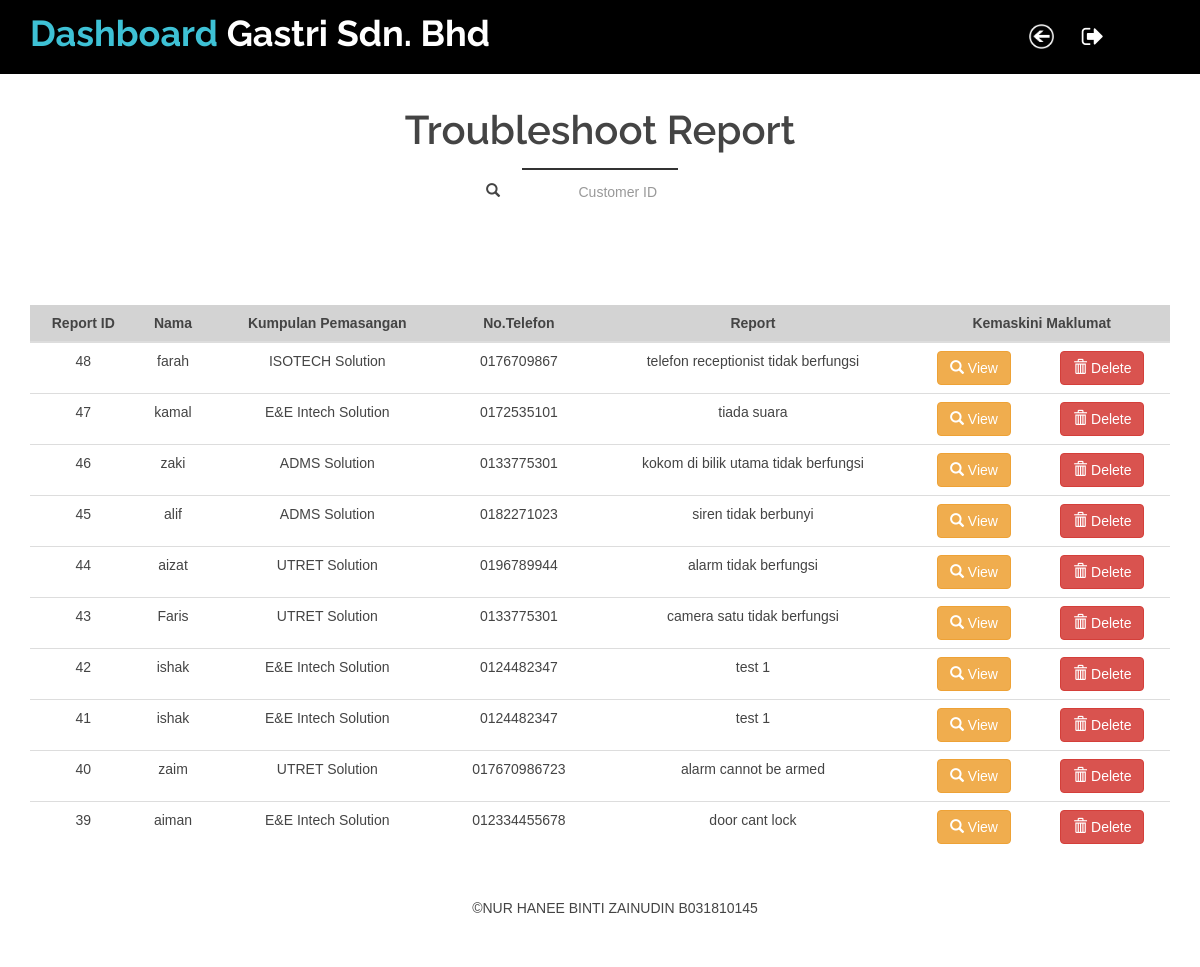
Page /troubleshoot.php on the committed database.
### tables this page shows
CREATE TABLE `custb` (
  `tbID` int(11) NOT NULL,
  `id` varchar(11) NOT NULL,
  `Nama` varchar(50) NOT NULL,
  `email` varchar(250) NOT NULL,
  `pNo` varchar(50) NOT NULL,
  `Alamat` varchar(50) NOT NULL,
  `Poskod` varchar(50) NOT NULL,
  `Bandar` varchar(50) NOT NULL,
  `Negeri` varchar(50) NOT NULL,
  `InstallTeam` varchar(50) NOT NULL,
  `installType` varchar(50) NOT NULL,
  `installDate` date NOT NULL,
  `Remark` varchar(250) NOT NULL
);

### troubleshoot.php (the view, shortened to what this page needs)
<?php
if(isset($_POST['search']))
{
    $valueToSearch = $_POST['valueToSearch'];
    $query = "SELECT * FROM `custb` WHERE CONCAT('tbID ','id','Nama','email','pNo','Alamat','Poskod','Bandar','Negeri','InstallTeam','installType','installDate')
    LIKE '%".$valueToSearch."%'";
    $search_result = filterTable($query);
}
 else {
    $query = "SELECT * FROM `custb` GROUP BY tbID DESC";
    $search_result = filterTable($query);
}
function filterTable($query)
{
    $connect = mysqli_connect("localhost", "root", "", "dashboardg");
    $filter_Result = mysqli_query($connect, $query);
    return $filter_Result;
}
?>
<!doctype html>
<html lang="en">
<head>
  <link href="lib/bootstrap/css/bootstrap.min.css" rel="stylesheet">
  <link href="lib/nivo-slider/css/nivo-slider.css" rel="stylesheet">
  <link href="lib/owlcarousel/owl.carousel.css" rel="stylesheet">
  <link href="lib/owlcarousel/owl.transitions.css" rel="stylesheet">
  <link href="lib/font-awesome/css/font-awesome.min.css" rel="stylesheet">
  <link href="lib/animate/animate.min.css" rel="stylesheet">
  <link href="lib/venobox/venobox.css" rel="stylesheet">
  <link href="css/nivo-slider-theme.css" rel="stylesheet">
  <link href="css/stylee.css" rel="stylesheet">
  <link href="css/responsive.css" rel="stylesheet">
</head>
<body data-spy="scroll" data-target="#navbar-example">
   <header>
    <div id="sticker" class="header-area" style="background-color:black;">
      <div class="container">
        <div class="row">
          <div class="col-md-12 col-sm-12">
            <nav class="navbar navbar-default">
              <div class="navbar-header">
                 <a class="navbar-brand page-scroll sticky-logo" href="dashboard2.php">
					<h1><span>Dashboard</span> Gastri Sdn. Bhd</h1>
								</a>
              </div>
              <div class="collapse navbar-collapse main-menu bs-example-navbar-collapse-1" id="navbar-example">
                <ul class="nav navbar-nav navbar-right">
                  <li class="active">
                  <a class="navbar-brand page-scroll sticky-logo" href="dashboard2.php#services">
                  <h1> <img src="img/back.png" height="25" width="25" alt="" title=""> </h1>
				  <li>
                    <a class="page-scroll" href="logout.php"><i class="fa fa-sign-out" style="font-size:24px" onclick="return confirm('Are you sure to logout?');"></i></a>
                  </li>
                </ul>
              </div>
            </nav>
          </div>
        </div>
      </div>
    </div>
  </header>
  <div id="services" class="services-area area-padding">
    <div class="container">
      <div class="row">
        <div class="col-md-12 col-sm-12 col-xs-12" style="background-color:white;">
          <div class="section-headline services-head text-center">
            <h2></br>Troubleshoot Report</h2>
          </div>
        </div>
      </div>
<form class="form-inline d-flex justify-content-center md-form form-sm mt-0" action="troubleshoot.php" method="post">
      <i class="glyphicon glyphicon-search" style="margin-left: 40% ; text-align: center"></i>
      <input class="form-control form-control-sm ml-3 w-75" id="myInput" onkeyup="myFunction()" type="text" name="valueToSearch" placeholder="Customer ID"
    aria-label="Nama Pelanggan" style="margin-left: 1% ; text-align: center">
      <br>
      <br>
      <br>
</form>
      <table class="table table-hover table-fixed .table-cell" id ="myTable1" style="text-align: left; width: 100%">
			          <thead class="thead-dark">
                <tr class="table-dark text-dark" style="text-align: center ; background-color: lightgrey">
                    <th style="text-align: center">Report ID</th>
                    <th style="text-align: center">Nama</th>
                    <th style="text-align: center">Kumpulan Pemasangan</th>
                    <th style="text-align: center">No.Telefon</th>
                    <th style="text-align: center" >Report</th>
                    <th style="text-align: center" colspan="4">Kemaskini Maklumat</th>
                </tr>
                </thead>
<br>
                <?php while($row = mysqli_fetch_array($search_result)):?>
                <tr>
				<td><?php echo $row['tbID'];?></td>
                    <td><?php echo $row['Nama'];?></td>
                    <td><?php echo $row['InstallTeam'];?></td>
                    <td><?php echo $row['pNo'];?></td>
                    <td colspan="2"><?php echo $row['Remark'];?></td>
                    <td>
                    <a type="button" class="btn btn-warning" href="viewtb.php?id=<?php echo $row["tbID"]; ?>" >
                    <span class="glyphicon glyphicon-search"></span> View</a>
                    </td>
          <td>
                    <a button type="button" class="btn btn-danger" href="delete.php?id=<?php echo $row["tbID"]; ?>"
                      onClick="return confirm('are you sure you want to delete??');">
                      <span class="glyphicon glyphicon-trash"></span> Delete</a>
                    </td>
                </tr>
                <?php endwhile;?>
            </table>
    <div class="footer-area-bottom" style="background-color:white;">
      <div class="container">
        <div class="row" style="background-color:white;">
          <div class="col-md-12 col-sm-12 col-xs-12" style="background-color:white;">
            <div class="copyright text-center" style="background-color:white;">
              <p>
                &copy;NUR HANEE BINTI ZAINUDIN B031810145</p>
            </div>
            <div class="credits">
              </div>
          </div>
        </div>
      </div>
    </div>
</body>
</html>

### css/stylee.css (style rules this page uses)
.table { width: 50%; margin: 30px auto; border-collapse: collapse; text-align: left; }
thead { padding: 15px; text-align: left; }
td { padding: 15px; text-align: center; }
html, body { height: 100%; }
img { max-width: 100%; height: auto; }
p { margin: 0 0 15px; color: #444; }
h1, h2, h3, h4, h5, h6 { font-family: 'Raleway', sans-serif; margin: 0 0 15px; color: #444; font-weight: 500; }
h1 { font-size: 48px; line-height: 50px; }
h2 { font-size: 38px; line-height: 40px; }
a { transition: all 0.3s ease 0s; text-decoration: none; }
body { background: #fff none repeat scroll 0 0; color: #444; font-family: 'Open Sans', sans-serif; font-size: 14px; text-align: left; overflow-x: hidden; line-height: 22px; }
ul { list-style: outside none none; margin: 0; padding: 0; }
input, select, textarea, input[type="text"], input[type="date"], input[type="url"], input[type="email"], input[type="password"], input[type="tel"], button, button[type="submit"] { -moz-appearance: none; box-shadow: none !important; }
.area-padding { padding: 70px 0px 80px; }
.section-headline h2 { display: inline-block; font-size: 40px; font-weight: 600; margin-bottom: 70px; position: relative; text-transform: capitalize; }
.section-headline h2::after { border: 1px solid #333; bottom: -20px; content: ""; left: 0; margin: 0 auto; position: absolute; right: 0; width: 40%; }
.header-area { position: absolute; top: 0; left: 0; width: 100%; height: auto; background: rgba(0, 0, 0, 0.40); z-index: 9; }
.navbar-header a.navbar-brand { height: 70px; padding: 15px 0; }
.main-menu ul.navbar-nav li { display: inline-block; padding: 0px 13px; }
.main-menu ul.navbar-nav li a { background: rgba(0, 0, 0, 0) none repeat scroll 0 0; color: #fff; font-size: 15px; font-weight: 500; padding: 24px 0px; text-transform: capitalize; letter-spacing: 1px; }
.navbar { border: medium none; margin-bottom: 0; }
.navbar-default { background: rgba(0, 0, 0, 0) none repeat scroll 0 0; }
.sticky-logo h1 { color: #fff; padding: 0; margin: 0; font-size: 36px; font-weight: bold; line-height: 1; }
.sticky-logo h1 span { color: #3ec1d5; }
.section-headline.services-head>h2 { margin-bottom: 25px; }
.footer-area-bottom { background: #f1f1f1 none repeat scroll 0 0; padding: 15px 0; }
.copyright>p { margin-bottom: 0; color: #444; }
.credits { padding-top: 5px; text-align: center; }
th { padding: 15px; text-align: left; }
* { margin: 0px; padding: 0px; box-sizing: border-box; }
body, html { height: 100%; font-family: sans-serif; }
a { margin: 0px; transition: all 0.4s; -webkit-transition: all 0.4s; -o-transition: all 0.4s; -moz-transition: all 0.4s; }
h1,h2,h3,h4,h5,h6 { margin: 0px; }
p { margin: 0px; }
ul, li { margin: 0px; list-style-type: none; }
input { display: block; outline: none; border: none !important; }

### rows in the picture
custb: tbID "48", Nama "farah", InstallTeam "ISOTECH Solution", pNo "0176709867", Remark "telefon receptionist tidak berfungsi"
custb: tbID "47", Nama "kamal", InstallTeam "E&E Intech Solution", pNo "0172535101", Remark "tiada suara"
custb: tbID "46", Nama "zaki", InstallTeam "ADMS Solution", pNo "0133775301", Remark "kokom di bilik utama tidak berfungsi"
custb: tbID "45", Nama "alif", InstallTeam "ADMS Solution", pNo "0182271023", Remark "siren tidak berbunyi"
custb: tbID "44", Nama "aizat", InstallTeam "UTRET Solution", pNo "0196789944", Remark "alarm tidak berfungsi"
custb: tbID "43", Nama "Faris", InstallTeam "UTRET Solution", pNo "0133775301", Remark "camera satu tidak berfungsi"
custb: tbID "42", Nama "ishak", InstallTeam "E&E Intech Solution", pNo "0124482347", Remark "test 1"
custb: tbID "41", Nama "ishak", InstallTeam "E&E Intech Solution", pNo "0124482347", Remark "test 1"
custb: tbID "40", Nama "zaim", InstallTeam "UTRET Solution", pNo "017670986723", Remark "alarm cannot be armed"
custb: tbID "39", Nama "aiman", InstallTeam "E&E Intech Solution", pNo "012334455678", Remark "door cant lock"
